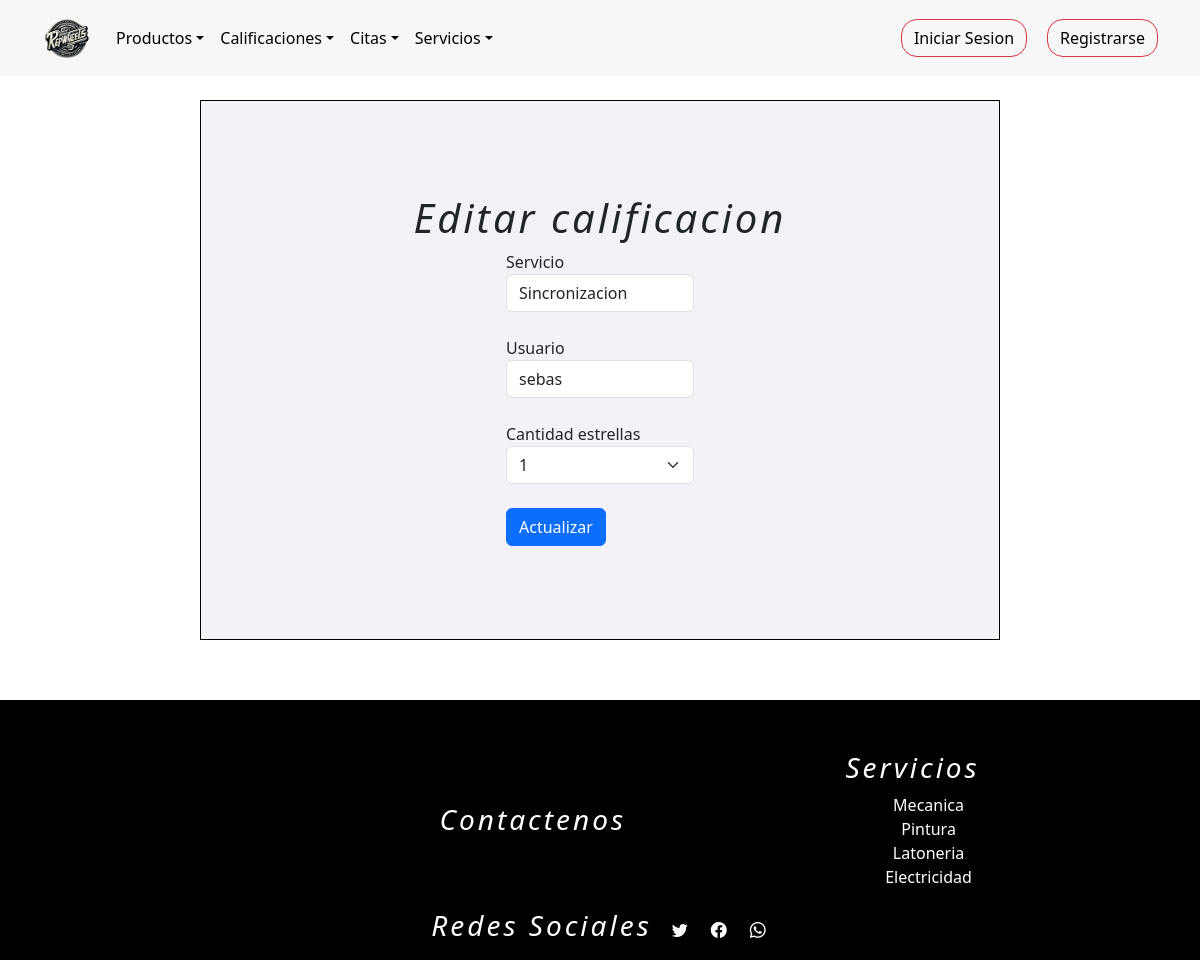
/calificacion_formulario_editar/12, run on the app's committed database.
### tienda/models.py (models this page shows, shortened)
class Calificaciones(models.Model):
    cliente = models.ForeignKey(Usuarios,on_delete=models.DO_NOTHING,blank=False,null=True)
    servicios = models.ForeignKey(Servicios,on_delete=models.DO_NOTHING,blank=False,null=True)
    foto = models.ImageField(upload_to="media/", default="media/user.png")
    Estrellas= (
        (1, "1"),
        (2,"2"),
        (3,"3"),
        (4,"4"),
        (4,"5"),
    )
    cantidad_estrellas = models.IntegerField(choices=Estrellas,default=5)

class Servicios(models.Model):
    nombre=models.CharField(max_length=254)
    descripcion_servicio = models.TextField()
    foto = models.ImageField(upload_to="media/", default="media/servicio.jpg")
    precio = models.IntegerField(null=False,blank=False,default=100000)

class Usuarios(AbstractUser):
    username = None
    nombre = models.CharField(max_length=254)
    email = models.EmailField(max_length=254, unique=True,blank=False,null=True)
    password = models.CharField(max_length=254,blank=False,null=True)
    foto = models.ImageField(upload_to="media/", default="media/user.png")
    token_recuperar = models.CharField(max_length=254,blank=False,null=False,default=0)
    telefono=models.IntegerField(null=False,blank=True,default='0')
    cargo = models.CharField(max_length=254,null=False)
    direccion=models.CharField(max_length=254)
    cedula=models.IntegerField(blank=True,null=False,default='0')
    ROLES = (
        (1,"administrador"),
        (2,"proveedor"),
        (3,"empleado"),
        (4,"cliente"),
    )
    rol=models.IntegerField(choices=ROLES,default=4)
    n = models.IntegerField(blank=True,null=False,default=0)
    USERNAME_FIELD = "email"
    REQUIRED_FIELDS = ["nombre"]
    objects = CustomUserManager()

### tienda/views.py (the view)
# urls.py: path("calificacion_formulario_editar/<int:id>", views.calificacion_formulario_editar, name="calificacion_formulario_editar"),
def calificacion_formulario_editar(request, id):
    r = Calificaciones.objects.get(pk=id)
    s = Servicios.objects.all()
    u = Usuarios.objects.all()
    contexto = {"data": r,"servicios":s,"usuarios":u}
    return render(request, "tienda/calificaciones/editarCalificacion.html", contexto)

### tienda/templates/tienda/calificaciones/editarCalificacion.html (shortened to what this page needs)
{% extends 'tienda/base2.html' %}
{% load static %}
{% block contenedor %}
<main>
<form class="form1" action="{% url 'calificacionActualizar' %}" method="post">
  <h1 style="text-align: center;">Editar calificacion</h1>
  <div class="form-row">
    <label for="">Servicio</label>
        <div class="col-md-12">
            <select class="form-control" name="servicio">
                {% for s in servicios %}
                    <option value="{{ s.id }}" {% if data.servicios.id == s.id %}selected{% endif %}>{{ s.nombre }}</option>
                {% endfor %}
            </select>
    </div><br>
    <div class="form-group col-md-12">
      <label for="">Usuario</label>
      <select class="form-control" name="usuario">
        {% for c in usuarios %}
             <option value="{{ c.id }}"{% if data.cliente.id == c.id %}selected{% endif %}>{{ c.nombre }}</option>
        {% endfor %}
      </select>
    </div>
    <br>
    <div class="form-group col-md">
      <label for="inputAddress2">Cantidad estrellas</label>
      <select class="form-select" aria-label="Default select example" value="{{ data.cantidad_estrellas }}" name="cantidad_estrellas">
        <option value="1"><i class="bi bi-star-fill">1</i></option>
      </select>
    </div>
    <br>
    <button type="submit" class="btn btn-primary">Actualizar</button>
</form>
</main>
{% endblock %}

### tienda/static/tienda/css/registrarPr.css (style rules this page uses)
main { display: flex; justify-content: space-around; height: 100%; padding: 5%; }
.form1 { margin-top: 40px ; height: 540px; width: 800px; display: flex; flex-direction: column; justify-content: center; align-items: center; background-color: #f3f3f7; border: black 1px solid; }
footer h3,h1 { text-align: center; font-style: italic; letter-spacing: 3px; }

### data on the page
Calificaciones: servicio "Sincronizacion", usuario "sebas", cantidad_estrellas "1"
